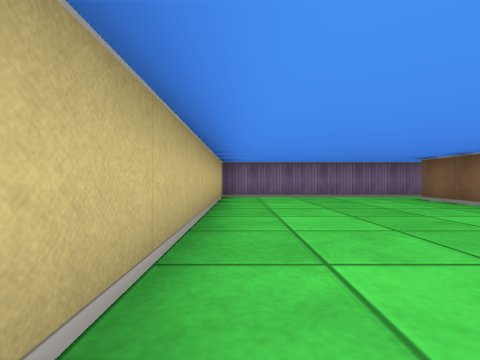
View 1 (above)

24 first-person views from a walk through a cub3D maze. The camera is about half as high as the walls, looks level and sees 85° across. The floor is counted in squares. Each view is taken from the middle of a square. On the plan, view 1 faces up. The plan holds only what a view shows up to about 9 squares ahead; the rest is blank.

View 2
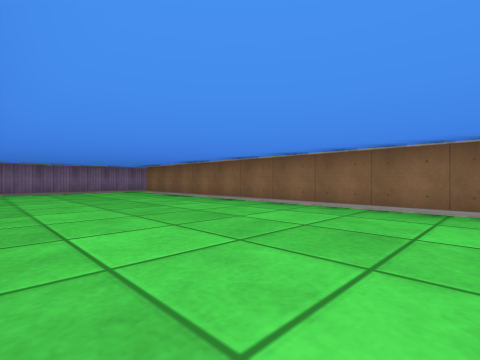

View 3
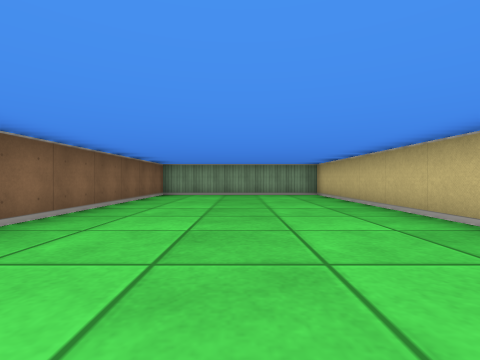

View 4
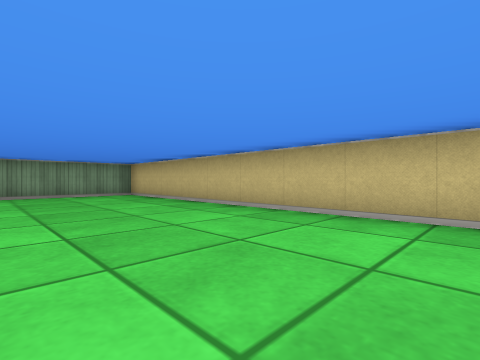

View 5
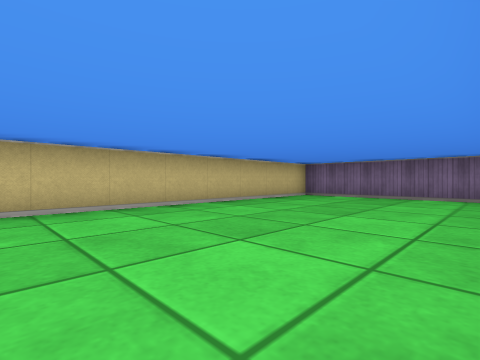

View 6
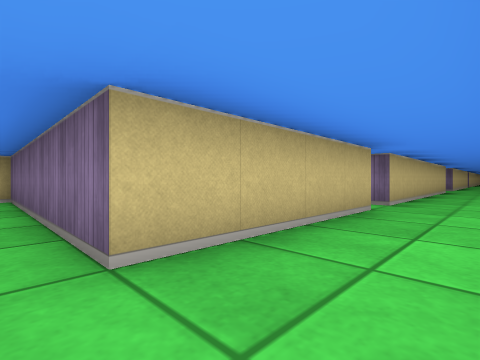

View 7
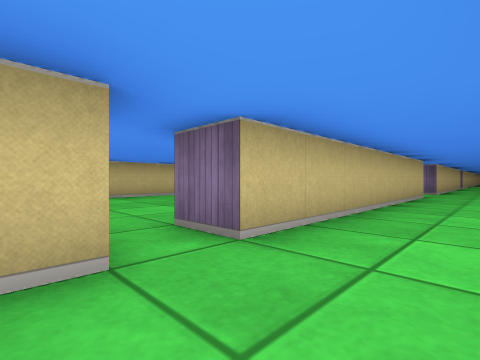

View 8
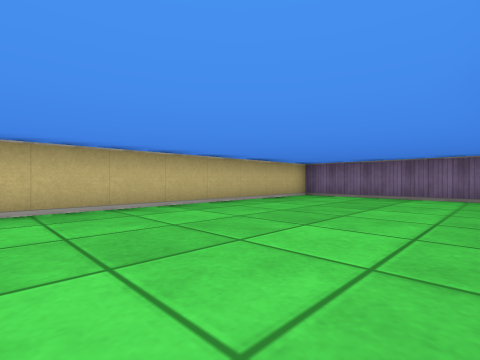

View 9
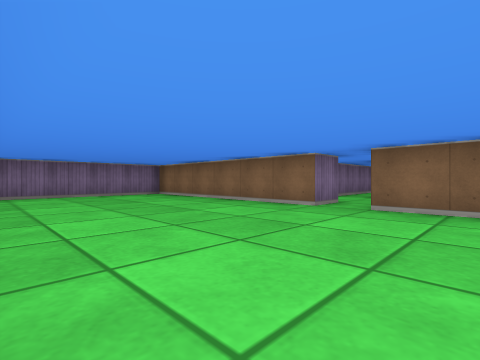

View 10
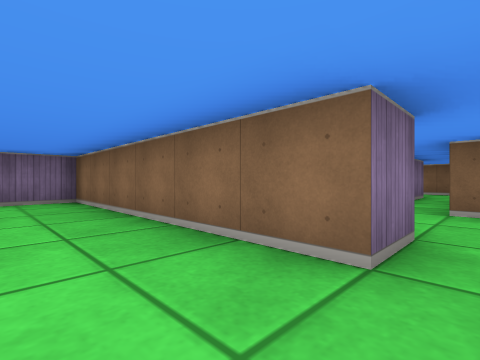

View 11
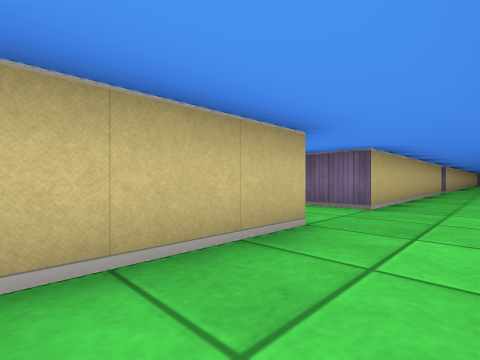

View 12
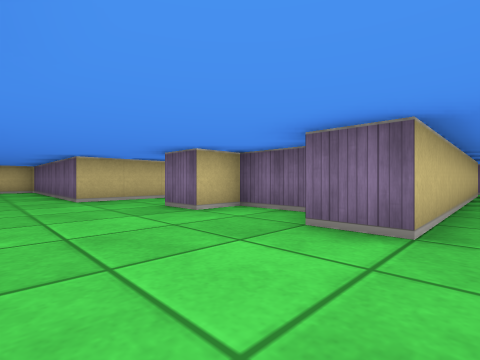

View 13
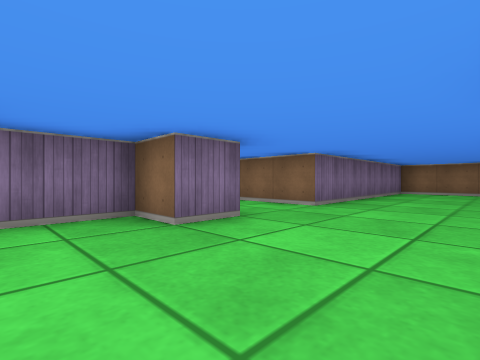

View 14
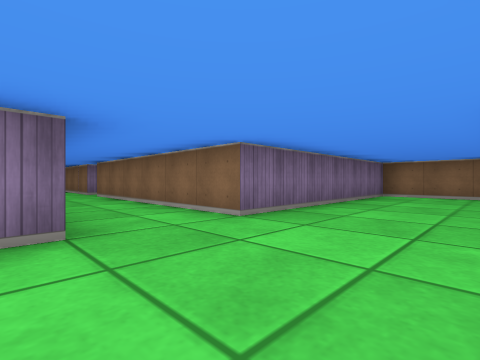

View 15
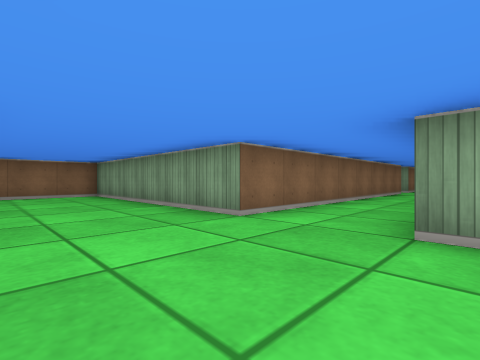

View 16
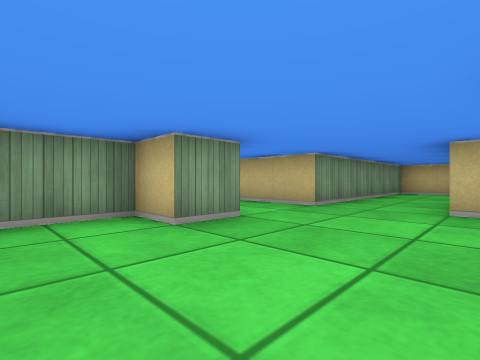

View 17
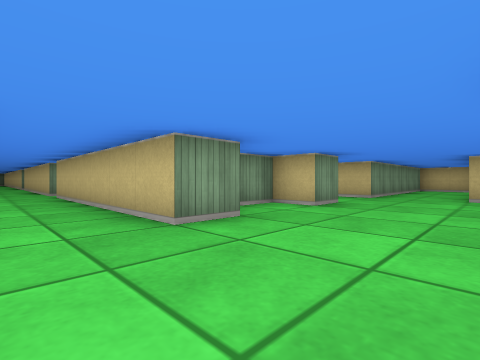

View 18
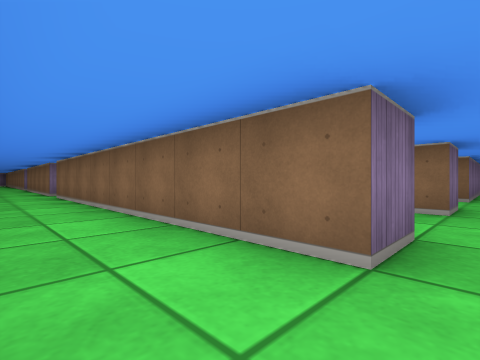

View 19
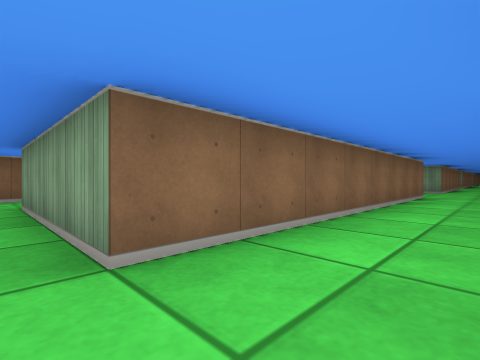

View 20
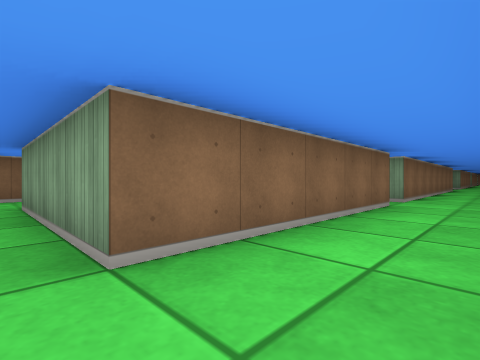

View 21
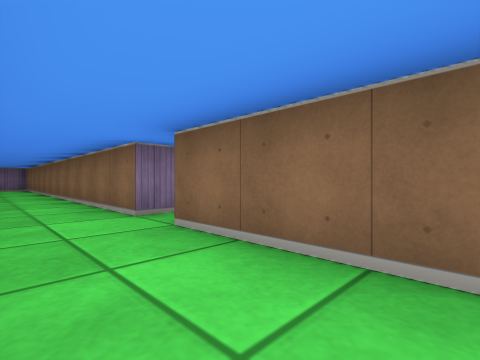

View 22
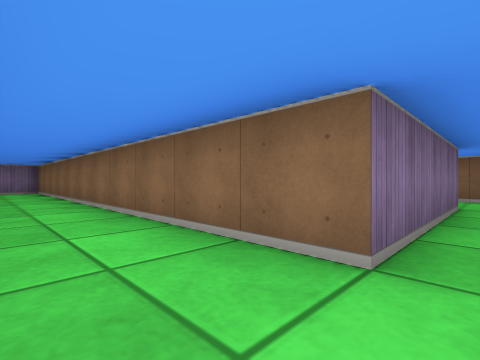

View 23
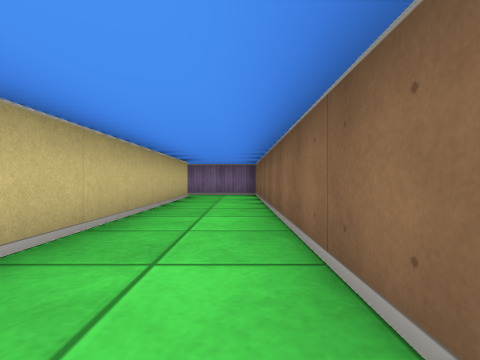

View 24
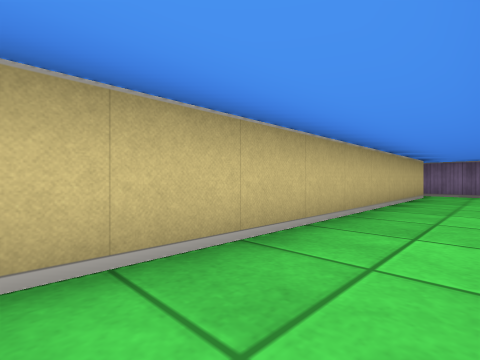

### Floor plan
Points are (right, up) in squares from view 1. A wall is a line through its corners. A room is listed if a view was taken in it or the views show most of it. See-through windows are left out.
Room 1 (views 1, 2, 3, 4, 5)
walls: (5.5, 7.5) (-0.5, 7.5) (-0.5, -6.5) (4.5, -6.5) (4.5, 6.5)
ways out: opening at (5, 7) to room 2
Room 2 (views 6, 7, 11, 12, 13, 14, 15, 16, 17, 18)
walls: (7.4, 19.5) (8.5, 19.5) (8.5, 18.5) (9.9, 18.5); (5.5, 11.5) (5.5, 7.5); (10.5, 19.5) (11.5, 19.5) (11.5, 13.5) (7.8, 13.5); (11.5, 12.5) (11.5, 10.8); (13.5, 11.8) (13.5, 19.5) (19.5, 19.5) (19.5, 22.5) (13.5, 22.5) (13.5, 28.5); (-0.2, 19.5) (5.5, 19.5) (5.5, 12.5); (-0.5, 20.9) (-0.5, 19.8); (5.5, 28.2) (5.5, 21.5) (0.8, 21.5); (11.5, 30.1) (11.5, 22.5) (10.5, 22.5) (10.5, 23.5) (8.5, 23.5) (8.5, 22.5) (7.5, 22.5) (7.5, 29.5); (13.5, 29.4) (13.5, 30.8)
ways out: opening at (5, 7) to room 1; opening at (5, 12) to room 3; opening at (6.5, 30) to room 4; opening at (12.5, 12); opening at (12.5, 30)
Room 3 (views 8, 9, 10)
walls: (5.5, 12.5) (4.5, 12.5) (4.5, 18.5) (-0.5, 18.5) (-0.5, 11.1); (4.5, 10.1) (4.5, 11.5)
ways out: opening at (5, 12) to room 2
Room 4 (views 19, 20, 21, 22, 23, 24)
walls: (11.5, 37.5) (7.5, 37.5) (7.5, 48.2); (7.5, 31.5) (7.5, 36.5) (11.5, 36.5); (7.5, 29.5) (7.5, 30.5) (11.5, 30.5); (5.5, 47.5) (5.5, 39); (7.6, 48.5) (5.2, 48.5)
ways out: opening at (6.5, 30) to room 2; opening at (11, 31); opening at (11, 37)

Where each view was taken, in squares from view 1:
view 1: 0 up, 0 right, facing up
view 2: 3 down, 0 right, facing up-right
view 3: 2 up, 2 right, facing down
view 4: 2 up, 3 right, facing down-left
view 5: 0 up, 4 right, facing up-left
view 6: 7 up, 7 right, facing up-left
view 7: 11 up, 7 right, facing up-left
view 8: 11 up, 4 right, facing up-left
view 9: 10 up, 0 right, facing up-right
view 10: 12 up, 3 right, facing up-right
view 11: 17 up, 7 right, facing up-left
view 12: 20 up, 12 right, facing up-left
view 13: 20 up, 9 right, facing up-right
view 14: 20 up, 11 right, facing up-right
view 15: 22 up, 11 right, facing down-right
view 16: 22 up, 10 right, facing down-left
view 17: 22 up, 13 right, facing down-left
view 18: 22 up, 6 right, facing up-right
view 19: 31 up, 6 right, facing down-right
view 20: 37 up, 6 right, facing down-right
view 21: 34 up, 6 right, facing up-right
view 22: 37 up, 6 right, facing up-right
view 23: 40 up, 7 right, facing up
view 24: 39 up, 7 right, facing up-left
